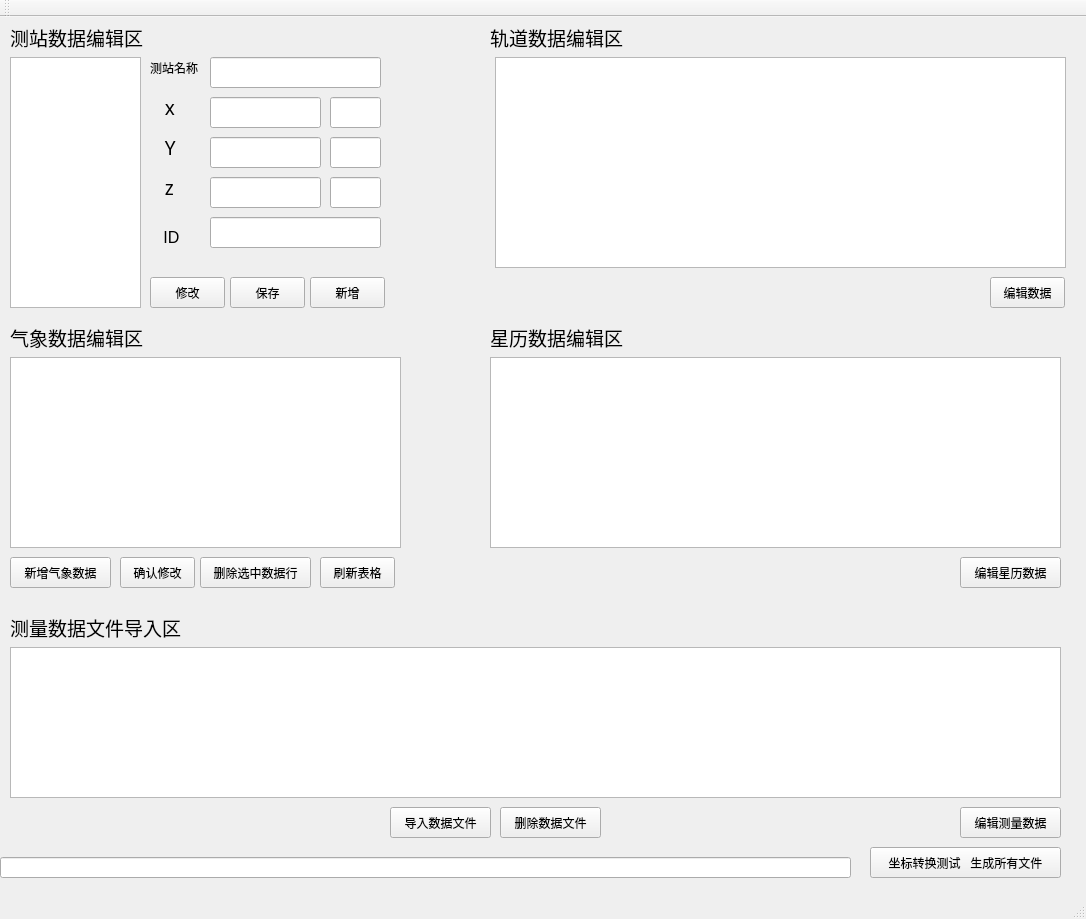
<?xml version="1.0" encoding="UTF-8"?>
<ui version="4.0">
 <class>MainWindow</class>
 <widget class="QMainWindow" name="MainWindow">
  <property name="geometry">
   <rect>
    <x>0</x>
    <y>0</y>
    <width>1086</width>
    <height>919</height>
   </rect>
  </property>
  <property name="windowTitle">
   <string>MainWindow</string>
  </property>
  <widget class="QWidget" name="centralWidget">
   <widget class="QPushButton" name="pushButton">
    <property name="geometry">
     <rect>
      <x>870</x>
      <y>830</y>
      <width>191</width>
      <height>31</height>
     </rect>
    </property>
    <property name="text">
     <string>坐标转换测试   生成所有文件</string>
    </property>
   </widget>
   <widget class="QListView" name="listView_station">
    <property name="geometry">
     <rect>
      <x>10</x>
      <y>40</y>
      <width>131</width>
      <height>251</height>
     </rect>
    </property>
   </widget>
   <widget class="QLineEdit" name="lineEdit_sName">
    <property name="geometry">
     <rect>
      <x>210</x>
      <y>40</y>
      <width>171</width>
      <height>31</height>
     </rect>
    </property>
   </widget>
   <widget class="QLineEdit" name="lineEdit_sX">
    <property name="geometry">
     <rect>
      <x>210</x>
      <y>80</y>
      <width>111</width>
      <height>31</height>
     </rect>
    </property>
   </widget>
   <widget class="QLineEdit" name="lineEdit_sY">
    <property name="geometry">
     <rect>
      <x>210</x>
      <y>120</y>
      <width>111</width>
      <height>31</height>
     </rect>
    </property>
   </widget>
   <widget class="QLineEdit" name="lineEdit_sZ">
    <property name="geometry">
     <rect>
      <x>210</x>
      <y>160</y>
      <width>111</width>
      <height>31</height>
     </rect>
    </property>
   </widget>
   <widget class="QLabel" name="label">
    <property name="geometry">
     <rect>
      <x>150</x>
      <y>40</y>
      <width>54</width>
      <height>21</height>
     </rect>
    </property>
    <property name="text">
     <string>测站名称</string>
    </property>
   </widget>
   <widget class="QLabel" name="label_2">
    <property name="geometry">
     <rect>
      <x>150</x>
      <y>80</y>
      <width>54</width>
      <height>21</height>
     </rect>
    </property>
    <property name="font">
     <font>
      <family>Agency FB</family>
      <pointsize>14</pointsize>
     </font>
    </property>
    <property name="text">
     <string>   x</string>
    </property>
   </widget>
   <widget class="QLabel" name="label_3">
    <property name="geometry">
     <rect>
      <x>150</x>
      <y>120</y>
      <width>54</width>
      <height>21</height>
     </rect>
    </property>
    <property name="font">
     <font>
      <family>Agency FB</family>
      <pointsize>14</pointsize>
     </font>
    </property>
    <property name="text">
     <string>   Y</string>
    </property>
   </widget>
   <widget class="QLabel" name="label_4">
    <property name="geometry">
     <rect>
      <x>150</x>
      <y>160</y>
      <width>54</width>
      <height>21</height>
     </rect>
    </property>
    <property name="font">
     <font>
      <family>Agency FB</family>
      <pointsize>14</pointsize>
     </font>
    </property>
    <property name="text">
     <string>   z</string>
    </property>
   </widget>
   <widget class="QPushButton" name="pushButton_SFix">
    <property name="geometry">
     <rect>
      <x>150</x>
      <y>260</y>
      <width>75</width>
      <height>31</height>
     </rect>
    </property>
    <property name="text">
     <string>修改</string>
    </property>
   </widget>
   <widget class="QPushButton" name="pushButton_SSave">
    <property name="geometry">
     <rect>
      <x>230</x>
      <y>260</y>
      <width>75</width>
      <height>31</height>
     </rect>
    </property>
    <property name="text">
     <string>保存</string>
    </property>
   </widget>
   <widget class="QPushButton" name="pushButton_SNew">
    <property name="geometry">
     <rect>
      <x>310</x>
      <y>260</y>
      <width>75</width>
      <height>31</height>
     </rect>
    </property>
    <property name="text">
     <string>新增</string>
    </property>
   </widget>
   <widget class="QTableView" name="tableView_qiXiang">
    <property name="geometry">
     <rect>
      <x>10</x>
      <y>340</y>
      <width>391</width>
      <height>191</height>
     </rect>
    </property>
   </widget>
   <widget class="QPushButton" name="pushButton_qiXiang_new">
    <property name="geometry">
     <rect>
      <x>10</x>
      <y>540</y>
      <width>101</width>
      <height>31</height>
     </rect>
    </property>
    <property name="text">
     <string>新增气象数据</string>
    </property>
   </widget>
   <widget class="QPushButton" name="pushButton_qiXiang_save">
    <property name="geometry">
     <rect>
      <x>120</x>
      <y>540</y>
      <width>75</width>
      <height>31</height>
     </rect>
    </property>
    <property name="text">
     <string>确认修改</string>
    </property>
   </widget>
   <widget class="QTreeView" name="treeView_orbit">
    <property name="geometry">
     <rect>
      <x>495</x>
      <y>40</y>
      <width>571</width>
      <height>211</height>
     </rect>
    </property>
   </widget>
   <widget class="QPushButton" name="pushButton_orbit_save">
    <property name="geometry">
     <rect>
      <x>990</x>
      <y>260</y>
      <width>75</width>
      <height>31</height>
     </rect>
    </property>
    <property name="text">
     <string>编辑数据</string>
    </property>
   </widget>
   <widget class="QTreeView" name="treeView_xingLi">
    <property name="geometry">
     <rect>
      <x>490</x>
      <y>340</y>
      <width>571</width>
      <height>191</height>
     </rect>
    </property>
   </widget>
   <widget class="QLabel" name="label_5">
    <property name="geometry">
     <rect>
      <x>10</x>
      <y>310</y>
      <width>201</width>
      <height>21</height>
     </rect>
    </property>
    <property name="font">
     <font>
      <family>Agency FB</family>
      <pointsize>14</pointsize>
     </font>
    </property>
    <property name="text">
     <string>气象数据编辑区</string>
    </property>
   </widget>
   <widget class="QLabel" name="label_6">
    <property name="geometry">
     <rect>
      <x>10</x>
      <y>10</y>
      <width>201</width>
      <height>21</height>
     </rect>
    </property>
    <property name="font">
     <font>
      <family>Agency FB</family>
      <pointsize>14</pointsize>
     </font>
    </property>
    <property name="text">
     <string>测站数据编辑区</string>
    </property>
   </widget>
   <widget class="QLabel" name="label_7">
    <property name="geometry">
     <rect>
      <x>490</x>
      <y>10</y>
      <width>201</width>
      <height>21</height>
     </rect>
    </property>
    <property name="font">
     <font>
      <family>Agency FB</family>
      <pointsize>14</pointsize>
     </font>
    </property>
    <property name="text">
     <string>轨道数据编辑区</string>
    </property>
   </widget>
   <widget class="QLabel" name="label_8">
    <property name="geometry">
     <rect>
      <x>490</x>
      <y>310</y>
      <width>201</width>
      <height>21</height>
     </rect>
    </property>
    <property name="font">
     <font>
      <family>Agency FB</family>
      <pointsize>14</pointsize>
     </font>
    </property>
    <property name="text">
     <string>星历数据编辑区</string>
    </property>
   </widget>
   <widget class="QPushButton" name="pushButton_xiLi_save">
    <property name="geometry">
     <rect>
      <x>960</x>
      <y>540</y>
      <width>101</width>
      <height>31</height>
     </rect>
    </property>
    <property name="text">
     <string>编辑星历数据</string>
    </property>
   </widget>
   <widget class="QTreeView" name="treeView_TTC_file">
    <property name="geometry">
     <rect>
      <x>10</x>
      <y>630</y>
      <width>1051</width>
      <height>151</height>
     </rect>
    </property>
   </widget>
   <widget class="QPushButton" name="pushButton_TTC_addFile">
    <property name="geometry">
     <rect>
      <x>390</x>
      <y>790</y>
      <width>101</width>
      <height>31</height>
     </rect>
    </property>
    <property name="text">
     <string>导入数据文件</string>
    </property>
   </widget>
   <widget class="QPushButton" name="pushButton_TTC_delFile">
    <property name="geometry">
     <rect>
      <x>500</x>
      <y>790</y>
      <width>101</width>
      <height>31</height>
     </rect>
    </property>
    <property name="text">
     <string>删除数据文件</string>
    </property>
   </widget>
   <widget class="QLabel" name="label_9">
    <property name="geometry">
     <rect>
      <x>10</x>
      <y>600</y>
      <width>201</width>
      <height>21</height>
     </rect>
    </property>
    <property name="font">
     <font>
      <family>Agency FB</family>
      <pointsize>14</pointsize>
     </font>
    </property>
    <property name="text">
     <string>测量数据文件导入区</string>
    </property>
   </widget>
   <widget class="QLineEdit" name="lineEdit_sID">
    <property name="geometry">
     <rect>
      <x>210</x>
      <y>200</y>
      <width>171</width>
      <height>31</height>
     </rect>
    </property>
   </widget>
   <widget class="QLabel" name="label_10">
    <property name="geometry">
     <rect>
      <x>150</x>
      <y>210</y>
      <width>54</width>
      <height>21</height>
     </rect>
    </property>
    <property name="font">
     <font>
      <family>Arial</family>
      <pointsize>12</pointsize>
     </font>
    </property>
    <property name="text">
     <string>   ID</string>
    </property>
   </widget>
   <widget class="QLineEdit" name="lineEdit_log">
    <property name="enabled">
     <bool>true</bool>
    </property>
    <property name="geometry">
     <rect>
      <x>0</x>
      <y>840</y>
      <width>851</width>
      <height>21</height>
     </rect>
    </property>
   </widget>
   <widget class="QLineEdit" name="lineEdit_sXdelta">
    <property name="geometry">
     <rect>
      <x>330</x>
      <y>80</y>
      <width>51</width>
      <height>31</height>
     </rect>
    </property>
   </widget>
   <widget class="QLineEdit" name="lineEdit_sYdelta">
    <property name="geometry">
     <rect>
      <x>330</x>
      <y>120</y>
      <width>51</width>
      <height>31</height>
     </rect>
    </property>
   </widget>
   <widget class="QLineEdit" name="lineEdit_sZdelta">
    <property name="geometry">
     <rect>
      <x>330</x>
      <y>160</y>
      <width>51</width>
      <height>31</height>
     </rect>
    </property>
   </widget>
   <widget class="QPushButton" name="pushButton_qiXiang_del">
    <property name="geometry">
     <rect>
      <x>200</x>
      <y>540</y>
      <width>111</width>
      <height>31</height>
     </rect>
    </property>
    <property name="text">
     <string>删除选中数据行</string>
    </property>
   </widget>
   <widget class="QPushButton" name="pushButton_qiXiang_refresh">
    <property name="geometry">
     <rect>
      <x>320</x>
      <y>540</y>
      <width>75</width>
      <height>31</height>
     </rect>
    </property>
    <property name="text">
     <string>刷新表格</string>
    </property>
   </widget>
   <widget class="QPushButton" name="pushButton_TTC_EditData">
    <property name="geometry">
     <rect>
      <x>960</x>
      <y>790</y>
      <width>101</width>
      <height>31</height>
     </rect>
    </property>
    <property name="text">
     <string>编辑测量数据</string>
    </property>
   </widget>
  </widget>
  <widget class="QMenuBar" name="menuBar">
   <property name="geometry">
    <rect>
     <x>0</x>
     <y>0</y>
     <width>1086</width>
     <height>23</height>
    </rect>
   </property>
  </widget>
  <widget class="QToolBar" name="mainToolBar">
   <attribute name="toolBarArea">
    <enum>TopToolBarArea</enum>
   </attribute>
   <attribute name="toolBarBreak">
    <bool>false</bool>
   </attribute>
  </widget>
  <widget class="QStatusBar" name="statusBar"/>
 </widget>
 <layoutdefault spacing="6" margin="11"/>
 <resources/>
 <connections/>
</ui>
